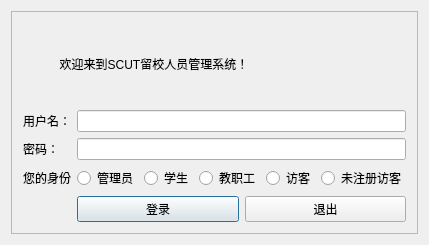
<?xml version="1.0" encoding="UTF-8"?>
<ui version="4.0">
 <class>LoginDialog</class>
 <widget class="QDialog" name="LoginDialog">
  <property name="geometry">
   <rect>
    <x>0</x>
    <y>0</y>
    <width>400</width>
    <height>245</height>
   </rect>
  </property>
  <property name="windowTitle">
   <string>LoginDialog</string>
  </property>
  <property name="windowIcon">
   <iconset>
    <normaloff>images/登录.png</normaloff>images/登录.png</iconset>
  </property>
  <layout class="QGridLayout" name="gridLayout">
   <item row="0" column="0">
    <widget class="QFrame" name="frame">
     <property name="frameShape">
      <enum>QFrame::StyledPanel</enum>
     </property>
     <property name="frameShadow">
      <enum>QFrame::Raised</enum>
     </property>
     <layout class="QGridLayout" name="gridLayout_2">
      <item row="2" column="0">
       <widget class="QLabel" name="label_3">
        <property name="styleSheet">
         <string notr="true">font: 75 9pt &quot;等线&quot;;</string>
        </property>
        <property name="text">
         <string>您的身份</string>
        </property>
       </widget>
      </item>
      <item row="1" column="1" colspan="2">
       <layout class="QVBoxLayout" name="verticalLayout_4">
        <item>
         <widget class="QLineEdit" name="Username">
          <property name="text">
           <string/>
          </property>
         </widget>
        </item>
        <item>
         <widget class="QLineEdit" name="Password">
          <property name="text">
           <string/>
          </property>
          <property name="echoMode">
           <enum>QLineEdit::Password</enum>
          </property>
         </widget>
        </item>
       </layout>
      </item>
      <item row="1" column="0">
       <layout class="QVBoxLayout" name="verticalLayout">
        <item>
         <widget class="QLabel" name="UsernameLabel">
          <property name="styleSheet">
           <string notr="true">font: 75 9pt &quot;等线&quot;;</string>
          </property>
          <property name="text">
           <string>用户名：</string>
          </property>
         </widget>
        </item>
        <item>
         <widget class="QLabel" name="PasswordLabel">
          <property name="styleSheet">
           <string notr="true">font: 75 9pt &quot;等线&quot;;</string>
          </property>
          <property name="text">
           <string>密码：</string>
          </property>
         </widget>
        </item>
       </layout>
      </item>
      <item row="3" column="1">
       <widget class="QPushButton" name="Login">
        <property name="styleSheet">
         <string notr="true">font: 10pt &quot;等线&quot;;</string>
        </property>
        <property name="text">
         <string>登录</string>
        </property>
       </widget>
      </item>
      <item row="2" column="1" colspan="2">
       <layout class="QHBoxLayout" name="horizontalLayout">
        <item>
         <widget class="QRadioButton" name="checkAdmin">
          <property name="styleSheet">
           <string notr="true">font: 75 9pt &quot;等线&quot;;</string>
          </property>
          <property name="text">
           <string>管理员</string>
          </property>
         </widget>
        </item>
        <item>
         <widget class="QRadioButton" name="checkStu">
          <property name="styleSheet">
           <string notr="true">font: 75 9pt &quot;等线&quot;;</string>
          </property>
          <property name="text">
           <string>学生</string>
          </property>
         </widget>
        </item>
        <item>
         <widget class="QRadioButton" name="checkTea">
          <property name="text">
           <string>教职工</string>
          </property>
         </widget>
        </item>
        <item>
         <widget class="QRadioButton" name="checkVis">
          <property name="styleSheet">
           <string notr="true">font: 75 9pt &quot;等线&quot;;</string>
          </property>
          <property name="text">
           <string>访客</string>
          </property>
         </widget>
        </item>
        <item>
         <widget class="QRadioButton" name="checkNone">
          <property name="text">
           <string>未注册访客</string>
          </property>
         </widget>
        </item>
       </layout>
      </item>
      <item row="3" column="2">
       <widget class="QPushButton" name="Exit">
        <property name="styleSheet">
         <string notr="true">font: 75 10pt &quot;等线&quot;;</string>
        </property>
        <property name="text">
         <string>退出</string>
        </property>
       </widget>
      </item>
      <item row="0" column="0" colspan="3">
       <widget class="QLabel" name="Welcome">
        <property name="styleSheet">
         <string notr="true">font: 11pt &quot;黑体&quot;;</string>
        </property>
        <property name="text">
         <string>           欢迎来到SCUT留校人员管理系统！</string>
        </property>
        <property name="alignment">
         <set>Qt::AlignJustify|Qt::AlignVCenter</set>
        </property>
       </widget>
      </item>
     </layout>
    </widget>
   </item>
  </layout>
 </widget>
 <layoutdefault spacing="6" margin="11"/>
 <resources/>
 <connections/>
</ui>
